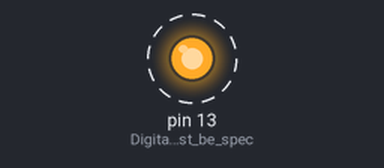
Simulated run of this sketch. Board: Arduino Uno, built with avr-gcc and run on an emulated ATmega328P. Parts: output pins drawn as LEDs (lit = HIGH). Dashed ring = blinking.

Above: at 0.03 s.
Timing chart, 0 to 3.0 s (numbered marks = the images above):
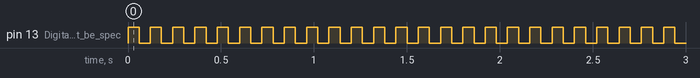

Measured:
- by itself, pin 13 (Digital_pins_must_be_spec): alternates HIGH for 0.06 s and LOW for 0.06 s

The sketch:

sketch.ino
```cpp
void setup() {
    pinMode(LED_BUILTIN, OUTPUT); //Digital pins must be specified input/output before use
}

void loop() {
    digitalWrite(LED_BUILTIN, HIGH); //send current to pin
    delay(60); //wait 15 miliseconds
    digitalWrite(LED_BUILTIN, LOW); // stop sending current to pin
    delay(60); //wait 15 miliseconds
}
```
